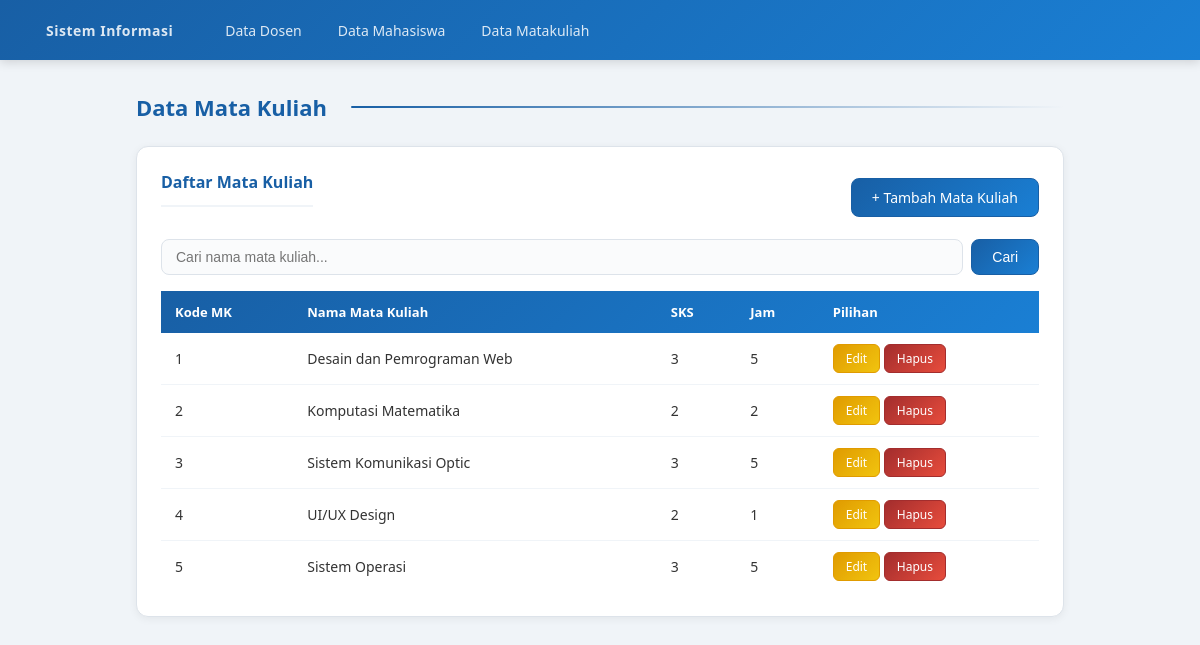
The app's page /viewmatakuliah.php with its own data.
### tables this page shows
CREATE TABLE `t_matakuliah` (
  `kodeMK` int(11) NOT NULL,
  `namaMK` varchar(70) NOT NULL,
  `sks` int(11) DEFAULT NULL,
  `jam` int(11) DEFAULT NULL
);

### viewmatakuliah.php (the view, shortened to what this page needs)
<?php
$db   = new Database();
$conn = $db->conn;
$keyword = $_GET['cari'] ?? '';
if ($keyword !== '') {
    $stmt = $conn->prepare(
        "SELECT * FROM t_matakuliah WHERE namaMK LIKE ? ORDER BY kodeMK ASC"
    );
    $like = "%" . $keyword . "%";
    $stmt->bind_param("s", $like);
} else {
    $stmt = $conn->prepare(
        "SELECT * FROM t_matakuliah ORDER BY kodeMK ASC"
    );
}
$stmt->execute();
$result = $stmt->get_result();
?>
<!DOCTYPE html>
<html>
<head>
    <link rel="stylesheet" href="style.css">
</head>
<body>
<nav class="navbar">
    <a href="viewdosen.php" class="navbar-brand">Sistem Informasi</a>
    <a href="viewdosen.php">Data Dosen</a>
    <a href="viewmahasiswa.php">Data Mahasiswa</a>
    <a href="viewmatakuliah.php">Data Matakuliah</a>
</nav>
<div class="page-wrapper">
    <div class="page-title">Data Mata Kuliah</div>
    <div class="card">
        <div class="action-bar">
            <div class="card-header">Daftar Mata Kuliah</div>
            <a href="inputmatakuliah.php" class="btn btn-primary">+ Tambah Mata Kuliah</a>
        </div>
        <form method="GET" action="viewmatakuliah.php" class="search-bar">
            <input type="text" name="cari"
                   placeholder="Cari nama mata kuliah..."
                   value="<?= htmlspecialchars($keyword) ?>">
            <button type="submit" class="btn btn-primary">Cari</button>
        </form>
        <table>
            <thead>
                <tr>
                    <th>Kode MK</th>
                    <th>Nama Mata Kuliah</th>
                    <th>SKS</th>
                    <th>Jam</th>
                    <th>Pilihan</th>
                </tr>
            </thead>
            <tbody>
            <?php if ($result->num_rows > 0): ?>
                <?php while ($data = $result->fetch_assoc()): ?>
                <tr>
                    <td><?= $data['kodeMK'] ?></td>
                    <td><?= htmlspecialchars($data['namaMK']) ?></td>
                    <td><?= $data['sks'] ?></td>
                    <td><?= $data['jam'] ?></td>
                    <td>
                        <a href="editmatakuliah.php?kodeMK=<?= $data['kodeMK'] ?>"
                           class="btn btn-warning btn-sm">Edit</a>
                        <a href="hapusmatakuliah.php?kodeMK=<?= $data['kodeMK'] ?>"
                           class="btn btn-danger btn-sm"
                           onclick="return confirm('Yakin hapus data ini?')">Hapus</a>
                    </td>
                </tr>
                <?php endwhile; ?>
            <?php endif; ?>
            </tbody>
        </table>
    </div>
</div>
</body>
</html>

### style.css (style rules this page uses)
* { margin: 0; padding: 0; box-sizing: border-box; }
body { font-family: 'Segoe UI', Arial, sans-serif; background-color: #f0f4f8; color: #333; min-height: 100vh; display: flex; flex-direction: column; }
.navbar { background: linear-gradient(135deg, #185FA5 0%, #1a7fd4 100%); padding: 0 2rem; display: flex; align-items: center; gap: 0.5rem; height: 60px; box-shadow: 0 2px 10px rgba(0,0,0,0.15); position: sticky; top: 0; z-index: 100; }
.navbar-brand { color: #fff; font-size: 18px; font-weight: bold; text-decoration: none; margin-right: 1rem; letter-spacing: 0.5px; }
.navbar a { color: rgba(255,255,255,0.85); text-decoration: none; font-size: 14px; padding: 6px 14px; border-radius: 6px; transition: all 0.2s; }
.page-wrapper { max-width: 960px; margin: 2rem auto; padding: 0 1rem; flex: 1; width: 100%; }
.page-title { font-size: 22px; font-weight: bold; margin-bottom: 1.5rem; color: #185FA5; display: flex; align-items: center; gap: 0.5rem; }
.page-title::after { content: ''; flex: 1; height: 2px; background: linear-gradient(to right, #185FA5, transparent); margin-left: 1rem; border-radius: 2px; }
.card { background: #fff; border: 1px solid #dde3ea; border-radius: 12px; padding: 1.5rem; margin-bottom: 1.5rem; box-shadow: 0 2px 8px rgba(0,0,0,0.06); transition: box-shadow 0.2s; }
.card-header { font-size: 16px; font-weight: bold; margin-bottom: 1rem; padding-bottom: 0.75rem; border-bottom: 2px solid #f0f4f8; color: #185FA5; display: flex; align-items: center; gap: 0.5rem; }
.btn { padding: 9px 20px; border-radius: 8px; font-size: 14px; cursor: pointer; border: 1px solid #dde3ea; background: #fff; color: #333; text-decoration: none; display: inline-block; transition: all 0.2s; font-weight: 500; }
.btn-primary { background: linear-gradient(135deg, #185FA5, #1a7fd4); color: #fff; border-color: #185FA5; }
.btn-warning { background: linear-gradient(135deg, #e09b00, #f1c40f); color: #fff; border-color: #e09b00; }
.btn-danger { background: linear-gradient(135deg, #A32D2D, #e74c3c); color: #fff; border-color: #A32D2D; }
.btn-sm { padding: 5px 12px; font-size: 12px; border-radius: 6px; }
table { width: 100%; border-collapse: collapse; font-size: 14px; }
thead tr { background: linear-gradient(135deg, #185FA5, #1a7fd4); }
th { padding: 12px 14px; text-align: left; font-weight: 600; font-size: 13px; color: #fff; border-bottom: none; }
td { padding: 11px 14px; border-bottom: 1px solid #f0f4f8; color: #333; vertical-align: middle; }
tr:last-child td { border-bottom: none; }
tbody tr { transition: background 0.15s; }
.search-bar { display: flex; gap: 8px; margin-bottom: 1rem; align-items: center; }
.search-bar input { flex: 1; padding: 9px 14px; border: 1px solid #dde3ea; border-radius: 8px; font-size: 14px; background: #fafbfc; transition: all 0.2s; }
.action-bar { display: flex; justify-content: space-between; align-items: center; margin-bottom: 1rem; }

### records on screen
t_matakuliah: kodeMK "1", namaMK "Desain dan Pemrograman Web", sks "3", jam "5"
t_matakuliah: kodeMK "2", namaMK "Komputasi Matematika", sks "2", jam "2"
t_matakuliah: kodeMK "3", namaMK "Sistem Komunikasi Optic", sks "3", jam "5"
t_matakuliah: kodeMK "4", namaMK "UI/UX Design", sks "2", jam "1"
t_matakuliah: kodeMK "5", namaMK "Sistem Operasi", sks "3", jam "5"
